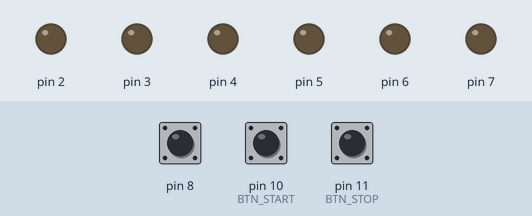
This sketch was run on a simulated Arduino Uno, built with avr-gcc and run on an emulated ATmega328P. Parts: output pins drawn as LEDs (lit = HIGH). The inputs (shaded band) are chosen by the test bench; at power-on: pin 10 (BTN_START) HIGH, pin 8 HIGH, pin 11 (BTN_STOP) HIGH. What the sketch prints to the serial monitor is not drawn.

Above: at 1.2 s.
1.3 s: pin 10 (BTN_START) pulled LOW for 0.15 s
At 2.0 s:
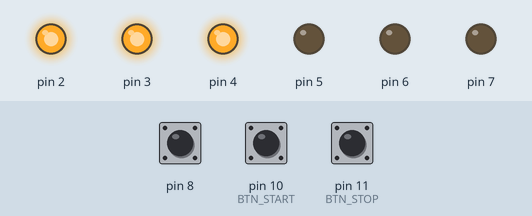
3.0 s: pin 8 pulled LOW for 0.15 s
At 4.2 s:
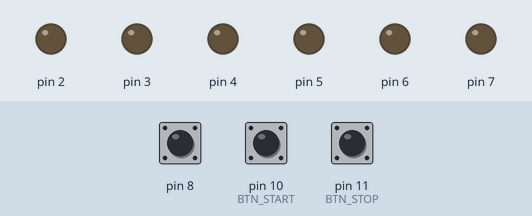
4.6 s: pin 10 (BTN_START) pulled LOW for 1 s
At 5.7 s:
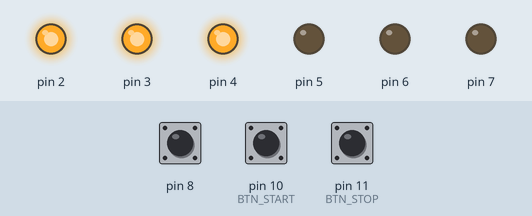
7.1 s: pin 8 pulled LOW for 1 s
At 7.5 s:
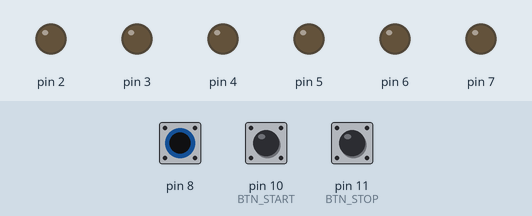
9.6 s: pin 8 driven LOW
12.6 s: pin 11 (BTN_STOP) pulled LOW for 0.15 s
Timing chart, 0 to 15.6 s (numbered marks = the images above; inputs shaded):
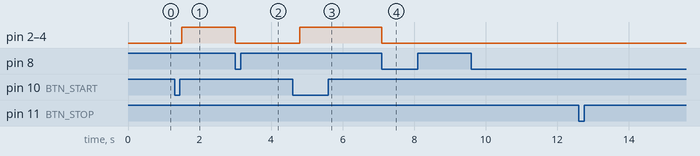

Measured:
- after the input at 1.3 s, pin 2–4: LOW → HIGH after 0.20 s
- after the input at 3.0 s, pin 2–4: HIGH → LOW at once
- after the input at 4.6 s, pin 2–4: LOW → HIGH after 0.20 s
- after the input at 7.1 s, pin 2–4: HIGH → LOW at once

The sketch:

sim6822m_test.ino
```cpp
#include <SIM6822M.h>

#define BTN_START 10
#define BTN_STOP  11

SIM6822M ipm(
  2,3,4,
  5,6,7,
  8
);

bool running=false;

void setup(){

  Serial.begin(115200);

  pinMode(BTN_START,INPUT_PULLUP);
  pinMode(BTN_STOP,INPUT_PULLUP);

  ipm.begin(10000); //10kHz

}

void loop(){

  if(digitalRead(BTN_START)==LOW){
    running=true;
    ipm.enable();
    delay(200);
  }

  if(digitalRead(BTN_STOP)==LOW){
    running=false;
    ipm.disable();
    delay(200);
  }

  if(ipm.fault()){
    Serial.println("FAULT IPM !");
    running=false;
    ipm.disable();
  }

  if(running){
    ipm.setDuty(120,120,120);
    ipm.run();
  }
}
```

SIM6822M.CPP
```cpp
#include "SIM6822M.h"

SIM6822M::SIM6822M(
uint8_t hin_u,uint8_t hin_v,uint8_t hin_w,
uint8_t lin_u,uint8_t lin_v,uint8_t lin_w,
uint8_t fo){

  _hin_u=hin_u; _hin_v=hin_v; _hin_w=hin_w;
  _lin_u=lin_u; _lin_v=lin_v; _lin_w=lin_w;
  _fo=fo;
}

void SIM6822M::begin(uint32_t freq){

  _period=1000000UL/freq;

  pinMode(_hin_u,OUTPUT);
  pinMode(_hin_v,OUTPUT);
  pinMode(_hin_w,OUTPUT);

  pinMode(_lin_u,OUTPUT);
  pinMode(_lin_v,OUTPUT);
  pinMode(_lin_w,OUTPUT);

  pinMode(_fo,INPUT_PULLUP);

  disable();
}

void SIM6822M::enable(){
  _last=micros();
}

void SIM6822M::disable(){

  digitalWrite(_hin_u,LOW);
  digitalWrite(_hin_v,LOW);
  digitalWrite(_hin_w,LOW);

  digitalWrite(_lin_u,LOW);
  digitalWrite(_lin_v,LOW);
  digitalWrite(_lin_w,LOW);
}

bool SIM6822M::fault(){
  return digitalRead(_fo)==LOW;
}

void SIM6822M::setDuty(uint8_t du,uint8_t dv,uint8_t dw){
  _du=du; _dv=dv; _dw=dw;
}

void SIM6822M::run(){

  if(fault()){
    disable();
    return;
  }

  uint32_t now=micros();
  uint32_t t=now-_last;

  if(t>=_period){
    _last=now;
    t=0;
  }

  uint32_t on_u=(_period*_du)/255;
  uint32_t on_v=(_period*_dv)/255;
  uint32_t on_w=(_period*_dw)/255;

  digitalWrite(_hin_u,t<on_u);
  digitalWrite(_hin_v,t<on_v);
  digitalWrite(_hin_w,t<on_w);

  digitalWrite(_lin_u,t>=on_u);
  digitalWrite(_lin_v,t>=on_v);
  digitalWrite(_lin_w,t>=on_w);
}
```

SIM6822M.h
```cpp
#ifndef SIM6822M_h
#define SIM6822M_h

#include <Arduino.h>

class SIM6822M {

public:

  SIM6822M(
    uint8_t hin_u,
    uint8_t hin_v,
    uint8_t hin_w,
    uint8_t lin_u,
    uint8_t lin_v,
    uint8_t lin_w,
    uint8_t fo
  );

  void begin(uint32_t freq);
  void enable();
  void disable();

  void setDuty(uint8_t du,uint8_t dv,uint8_t dw);
  void run();
  bool fault();

private:

  uint8_t _hin_u,_hin_v,_hin_w;
  uint8_t _lin_u,_lin_v,_lin_w;
  uint8_t _fo;

  uint32_t _period;
  uint32_t _last;

  uint8_t _du,_dv,_dw;
};

#endif
```
